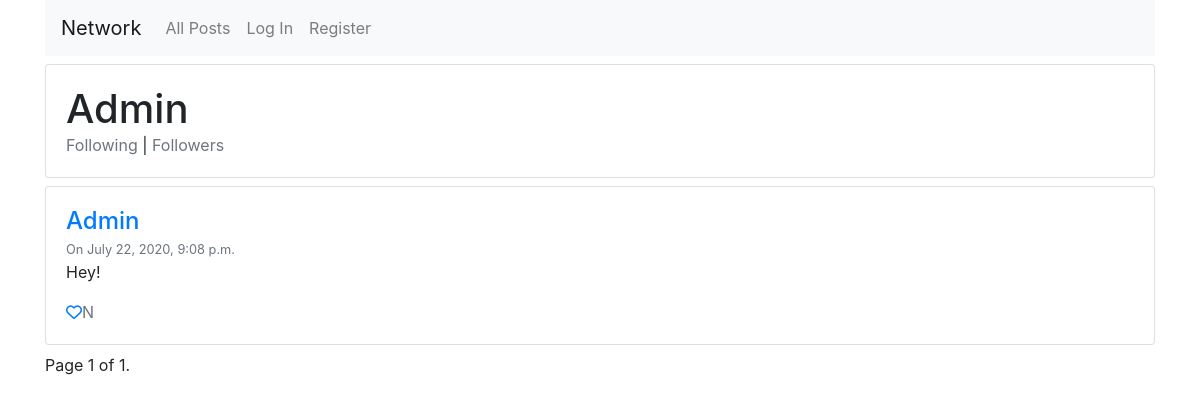
The app's page /user/admin, older data.
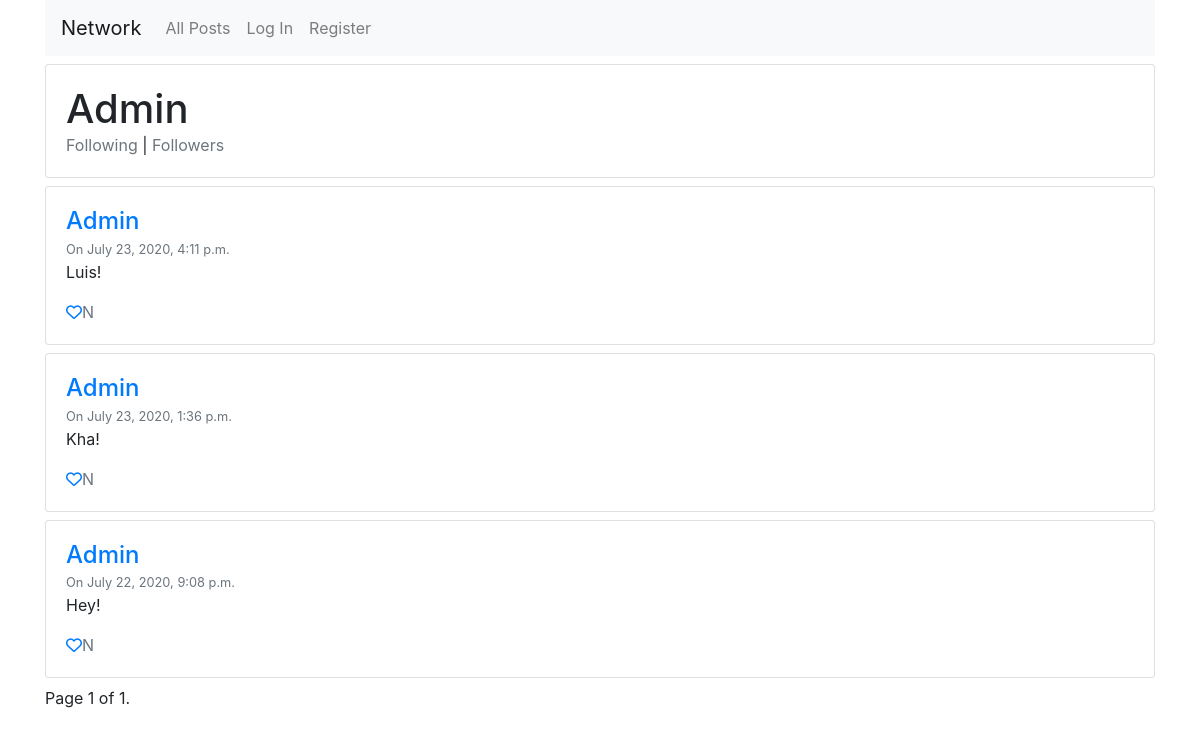
The same page, newer data.
### network/models.py (models this page shows, shortened)
class Npost(models.Model):
    author = models.ForeignKey(User, on_delete=models.CASCADE, related_name='author')
    post = models.CharField(max_length=280)
    timest = models.DateTimeField(auto_now_add=True)

class User(AbstractUser):
    pass

### network/views.py (the view)
# urls.py: path("user/<str:user>", views.user_profile, name="user"),
def user_profile(request, user):
    author = User.objects.get(username=user)
    post_list_byuser = Npost.objects.filter(author=author).order_by('-id')
    paginator = Paginator(post_list_byuser, 10)
    page_number = request.GET.get('page')
    page_obj = paginator.get_page(page_number)
    user = request.user
    return render(request, 'network/profile.html', {'page_obj': page_obj, 'profile': author, 'user':user})

### network/templates/network/profile.html (shortened to what this page needs)
{% extends 'network/layout.html' %}
{% block body %}
<div class="card mt-2 mb-2">
  <div class="card-body">
    <h1 class="pb-0 mb-0 text-capitalize">{{profile}}</h4>
      <span class="text-muted">Following </span> <strong class="following"></strong> | <span class="text-muted">Followers</span> <strong class="followers"></strong>
      <br>
  </div>
</div>
{% for post in page_obj %}
<div class="card mt-2 mb-2">
  <div class="card-body">
    <h4 class="pb-0 mb-0 text-capitalize"><a href="{% url 'user' post.author %}">{{post.author}}</a></h4>
    <small class="card-subtitle mb-2 text-muted ">On {{post.timest}}</small>
    <p class="card-text">{{post.post}}</p>
    {% if user.is_authenticated %}
    <a href="" class="likebutton" data-postid ='{{post.id}}' data-liker='{{user}}' ><i class="far fa-heart"></i></a><span class="likesCount text-muted">N</span>
    {% else %}
    <a href="{% url 'login' %}" class="likebutton" data-postid ='{{post.id}}'  ><i class="far fa-heart"></i></a><span class="likesCount text-muted">N</span>
    {% endif %}
  </div>
</div>
{% endfor %}
<div class="pagination">
<span class="step-links">
    <span class="current">
        Page {{ page_obj.number }} of {{ page_obj.paginator.num_pages }}.
    </span>
</span>
</div>
{% endblock %}

Row changes from the older to the newer data that the page shows:
added Npost: author "Admin", timest "July 23, 2020, 4:11 p.m.", post "Luis!"
added Npost: author "Admin", timest "July 23, 2020, 1:36 p.m.", post "Kha!"
